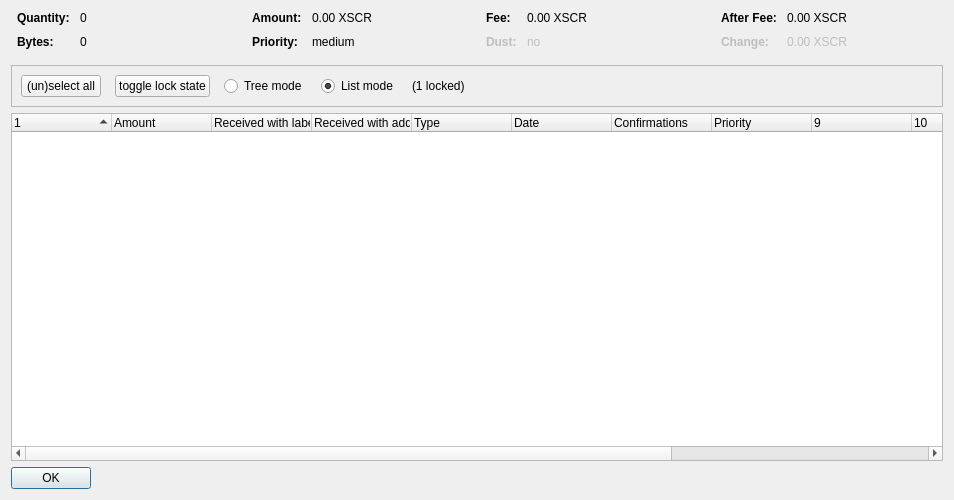
<?xml version="1.0" encoding="UTF-8"?>
<ui version="4.0">
 <class>CoinControlDialog</class>
 <widget class="QDialog" name="CoinControlDialog">
  <property name="geometry">
   <rect>
    <x>0</x>
    <y>0</y>
    <width>954</width>
    <height>500</height>
   </rect>
  </property>
  <property name="windowTitle">
   <string>Coin Selection</string>
  </property>
  <layout class="QVBoxLayout" name="verticalLayout">
   <item>
    <layout class="QHBoxLayout" name="horizontalLayoutTop" stretch="0,0,0,0">
     <property name="topMargin">
      <number>0</number>
     </property>
     <property name="bottomMargin">
      <number>10</number>
     </property>
     <item>
      <layout class="QFormLayout" name="formLayoutCoinControl1">
       <property name="horizontalSpacing">
        <number>10</number>
       </property>
       <property name="verticalSpacing">
        <number>10</number>
       </property>
       <property name="leftMargin">
        <number>6</number>
       </property>
       <property name="rightMargin">
        <number>6</number>
       </property>
       <item row="0" column="0">
        <widget class="QLabel" name="labelCoinControlQuantityText">
         <property name="font">
          <font>
           <weight>75</weight>
           <bold>true</bold>
          </font>
         </property>
         <property name="text">
          <string>Quantity:</string>
         </property>
        </widget>
       </item>
       <item row="0" column="1">
        <widget class="QLabel" name="labelCoinControlQuantity">
         <property name="cursor">
          <cursorShape>IBeamCursor</cursorShape>
         </property>
         <property name="contextMenuPolicy">
          <enum>Qt::ActionsContextMenu</enum>
         </property>
         <property name="text">
          <string notr="true">0</string>
         </property>
         <property name="textInteractionFlags">
          <set>Qt::LinksAccessibleByMouse|Qt::TextSelectableByKeyboard|Qt::TextSelectableByMouse</set>
         </property>
        </widget>
       </item>
       <item row="1" column="0">
        <widget class="QLabel" name="labelCoinControlBytesText">
         <property name="font">
          <font>
           <weight>75</weight>
           <bold>true</bold>
          </font>
         </property>
         <property name="text">
          <string>Bytes:</string>
         </property>
        </widget>
       </item>
       <item row="1" column="1">
        <widget class="QLabel" name="labelCoinControlBytes">
         <property name="cursor">
          <cursorShape>IBeamCursor</cursorShape>
         </property>
         <property name="contextMenuPolicy">
          <enum>Qt::ActionsContextMenu</enum>
         </property>
         <property name="text">
          <string notr="true">0</string>
         </property>
         <property name="textInteractionFlags">
          <set>Qt::LinksAccessibleByMouse|Qt::TextSelectableByKeyboard|Qt::TextSelectableByMouse</set>
         </property>
        </widget>
       </item>
      </layout>
     </item>
     <item>
      <layout class="QFormLayout" name="formLayoutCoinControl2">
       <property name="horizontalSpacing">
        <number>10</number>
       </property>
       <property name="verticalSpacing">
        <number>10</number>
       </property>
       <property name="leftMargin">
        <number>6</number>
       </property>
       <property name="rightMargin">
        <number>6</number>
       </property>
       <item row="0" column="0">
        <widget class="QLabel" name="labelCoinControlAmountText">
         <property name="font">
          <font>
           <weight>75</weight>
           <bold>true</bold>
          </font>
         </property>
         <property name="text">
          <string>Amount:</string>
         </property>
        </widget>
       </item>
       <item row="0" column="1">
        <widget class="QLabel" name="labelCoinControlAmount">
         <property name="cursor">
          <cursorShape>IBeamCursor</cursorShape>
         </property>
         <property name="contextMenuPolicy">
          <enum>Qt::ActionsContextMenu</enum>
         </property>
         <property name="text">
          <string notr="true">0.00 XSCR</string>
         </property>
         <property name="textInteractionFlags">
          <set>Qt::LinksAccessibleByMouse|Qt::TextSelectableByKeyboard|Qt::TextSelectableByMouse</set>
         </property>
        </widget>
       </item>
       <item row="1" column="0">
        <widget class="QLabel" name="labelCoinControlPriorityText">
         <property name="font">
          <font>
           <weight>75</weight>
           <bold>true</bold>
          </font>
         </property>
         <property name="text">
          <string>Priority:</string>
         </property>
        </widget>
       </item>
       <item row="1" column="1">
        <widget class="QLabel" name="labelCoinControlPriority">
         <property name="cursor">
          <cursorShape>IBeamCursor</cursorShape>
         </property>
         <property name="contextMenuPolicy">
          <enum>Qt::ActionsContextMenu</enum>
         </property>
         <property name="text">
          <string>medium</string>
         </property>
         <property name="textInteractionFlags">
          <set>Qt::LinksAccessibleByMouse|Qt::TextSelectableByKeyboard|Qt::TextSelectableByMouse</set>
         </property>
        </widget>
       </item>
      </layout>
     </item>
     <item>
      <layout class="QFormLayout" name="formLayoutCoinControl3">
       <property name="horizontalSpacing">
        <number>10</number>
       </property>
       <property name="verticalSpacing">
        <number>10</number>
       </property>
       <property name="leftMargin">
        <number>6</number>
       </property>
       <property name="rightMargin">
        <number>6</number>
       </property>
       <item row="0" column="0">
        <widget class="QLabel" name="labelCoinControlFeeText">
         <property name="font">
          <font>
           <weight>75</weight>
           <bold>true</bold>
          </font>
         </property>
         <property name="text">
          <string>Fee:</string>
         </property>
        </widget>
       </item>
       <item row="0" column="1">
        <widget class="QLabel" name="labelCoinControlFee">
         <property name="cursor">
          <cursorShape>IBeamCursor</cursorShape>
         </property>
         <property name="contextMenuPolicy">
          <enum>Qt::ActionsContextMenu</enum>
         </property>
         <property name="text">
          <string notr="true">0.00 XSCR</string>
         </property>
         <property name="textInteractionFlags">
          <set>Qt::LinksAccessibleByMouse|Qt::TextSelectableByKeyboard|Qt::TextSelectableByMouse</set>
         </property>
        </widget>
       </item>
       <item row="1" column="0">
        <widget class="QLabel" name="labelCoinControlLowOutputText">
         <property name="enabled">
          <bool>false</bool>
         </property>
         <property name="font">
          <font>
           <weight>75</weight>
           <bold>true</bold>
          </font>
         </property>
         <property name="text">
          <string>Dust:</string>
         </property>
        </widget>
       </item>
       <item row="1" column="1">
        <widget class="QLabel" name="labelCoinControlLowOutput">
         <property name="enabled">
          <bool>false</bool>
         </property>
         <property name="cursor">
          <cursorShape>IBeamCursor</cursorShape>
         </property>
         <property name="contextMenuPolicy">
          <enum>Qt::ActionsContextMenu</enum>
         </property>
         <property name="text">
          <string>no</string>
         </property>
         <property name="textInteractionFlags">
          <set>Qt::LinksAccessibleByMouse|Qt::TextSelectableByKeyboard|Qt::TextSelectableByMouse</set>
         </property>
        </widget>
       </item>
      </layout>
     </item>
     <item>
      <layout class="QFormLayout" name="formLayoutCoinControl4">
       <property name="horizontalSpacing">
        <number>10</number>
       </property>
       <property name="verticalSpacing">
        <number>10</number>
       </property>
       <property name="leftMargin">
        <number>6</number>
       </property>
       <property name="rightMargin">
        <number>6</number>
       </property>
       <item row="0" column="0">
        <widget class="QLabel" name="labelCoinControlAfterFeeText">
         <property name="font">
          <font>
           <weight>75</weight>
           <bold>true</bold>
          </font>
         </property>
         <property name="text">
          <string>After Fee:</string>
         </property>
        </widget>
       </item>
       <item row="0" column="1">
        <widget class="QLabel" name="labelCoinControlAfterFee">
         <property name="cursor">
          <cursorShape>IBeamCursor</cursorShape>
         </property>
         <property name="contextMenuPolicy">
          <enum>Qt::ActionsContextMenu</enum>
         </property>
         <property name="text">
          <string notr="true">0.00 XSCR</string>
         </property>
         <property name="textInteractionFlags">
          <set>Qt::LinksAccessibleByMouse|Qt::TextSelectableByKeyboard|Qt::TextSelectableByMouse</set>
         </property>
        </widget>
       </item>
       <item row="1" column="0">
        <widget class="QLabel" name="labelCoinControlChangeText">
         <property name="enabled">
          <bool>false</bool>
         </property>
         <property name="font">
          <font>
           <weight>75</weight>
           <bold>true</bold>
          </font>
         </property>
         <property name="text">
          <string>Change:</string>
         </property>
        </widget>
       </item>
       <item row="1" column="1">
        <widget class="QLabel" name="labelCoinControlChange">
         <property name="enabled">
          <bool>false</bool>
         </property>
         <property name="cursor">
          <cursorShape>IBeamCursor</cursorShape>
         </property>
         <property name="contextMenuPolicy">
          <enum>Qt::ActionsContextMenu</enum>
         </property>
         <property name="text">
          <string notr="true">0.00 XSCR</string>
         </property>
         <property name="textInteractionFlags">
          <set>Qt::LinksAccessibleByMouse|Qt::TextSelectableByKeyboard|Qt::TextSelectableByMouse</set>
         </property>
        </widget>
       </item>
      </layout>
     </item>
    </layout>
   </item>
   <item>
    <widget class="QFrame" name="frame">
     <property name="minimumSize">
      <size>
       <width>0</width>
       <height>40</height>
      </size>
     </property>
     <property name="frameShape">
      <enum>QFrame::StyledPanel</enum>
     </property>
     <property name="frameShadow">
      <enum>QFrame::Sunken</enum>
     </property>
     <layout class="QHBoxLayout" name="horizontalLayout">
      <item>
       <layout class="QHBoxLayout" name="horizontalLayoutPanel" stretch="0,0,0,0,0,0">
        <property name="spacing">
         <number>14</number>
        </property>
        <item>
         <widget class="QPushButton" name="pushButtonSelectAll">
          <property name="sizePolicy">
           <sizepolicy hsizetype="Maximum" vsizetype="Fixed">
            <horstretch>0</horstretch>
            <verstretch>0</verstretch>
           </sizepolicy>
          </property>
          <property name="text">
           <string>(un)select all</string>
          </property>
          <property name="autoDefault">
           <bool>false</bool>
          </property>
         </widget>
        </item>
        <item>
         <widget class="QPushButton" name="pushButtonToggleLock">
          <property name="sizePolicy">
           <sizepolicy hsizetype="Maximum" vsizetype="Fixed">
            <horstretch>0</horstretch>
            <verstretch>0</verstretch>
           </sizepolicy>
          </property>
          <property name="text">
           <string>toggle lock state</string>
          </property>
          <property name="autoDefault">
           <bool>false</bool>
          </property>
         </widget>
        </item>
        <item>
         <widget class="QRadioButton" name="radioTreeMode">
          <property name="sizePolicy">
           <sizepolicy hsizetype="Maximum" vsizetype="Fixed">
            <horstretch>0</horstretch>
            <verstretch>0</verstretch>
           </sizepolicy>
          </property>
          <property name="text">
           <string>Tree mode</string>
          </property>
         </widget>
        </item>
        <item>
         <widget class="QRadioButton" name="radioListMode">
          <property name="sizePolicy">
           <sizepolicy hsizetype="Maximum" vsizetype="Fixed">
            <horstretch>0</horstretch>
            <verstretch>0</verstretch>
           </sizepolicy>
          </property>
          <property name="text">
           <string>List mode</string>
          </property>
          <property name="checked">
           <bool>true</bool>
          </property>
         </widget>
        </item>
        <item>
         <widget class="QLabel" name="labelLocked">
          <property name="text">
           <string>(1 locked)</string>
          </property>
         </widget>
        </item>
        <item>
         <spacer name="horizontalSpacer">
          <property name="orientation">
           <enum>Qt::Horizontal</enum>
          </property>
          <property name="sizeHint" stdset="0">
           <size>
            <width>40</width>
            <height>20</height>
           </size>
          </property>
         </spacer>
        </item>
       </layout>
      </item>
     </layout>
    </widget>
   </item>
   <item>
    <widget class="CoinControlTreeWidget" name="treeWidget">
     <property name="contextMenuPolicy">
      <enum>Qt::CustomContextMenu</enum>
     </property>
     <property name="sortingEnabled">
      <bool>false</bool>
     </property>
     <property name="columnCount">
      <number>13</number>
     </property>
     <attribute name="headerShowSortIndicator" stdset="0">
      <bool>true</bool>
     </attribute>
     <attribute name="headerStretchLastSection">
      <bool>false</bool>
     </attribute>
     <column>
      <property name="text">
       <string/>
      </property>
     </column>
     <column>
      <property name="text">
       <string>Amount</string>
      </property>
     </column>
     <column>
      <property name="text">
       <string>Received with label</string>
      </property>
     </column>
     <column>
      <property name="text">
       <string>Received with address</string>
      </property>
     </column>
     <column>
      <property name="text">
       <string>Type</string>
      </property>
     </column>
     <column>
      <property name="text">
       <string>Date</string>
      </property>
     </column>
     <column>
      <property name="text">
       <string>Confirmations</string>
      </property>
      <property name="toolTip">
       <string>Confirmed</string>
      </property>
     </column>
     <column>
      <property name="text">
       <string>Priority</string>
      </property>
     </column>
     <column>
      <property name="text">
       <string/>
      </property>
     </column>
     <column>
      <property name="text">
       <string/>
      </property>
     </column>
     <column>
      <property name="text">
       <string/>
      </property>
     </column>
     <column>
      <property name="text">
       <string/>
      </property>
     </column>
     <column>
      <property name="text">
       <string/>
      </property>
     </column>
    </widget>
   </item>
   <item>
    <widget class="QDialogButtonBox" name="buttonBox">
     <property name="sizePolicy">
      <sizepolicy hsizetype="Maximum" vsizetype="Fixed">
       <horstretch>0</horstretch>
       <verstretch>0</verstretch>
      </sizepolicy>
     </property>
     <property name="orientation">
      <enum>Qt::Horizontal</enum>
     </property>
     <property name="standardButtons">
      <set>QDialogButtonBox::Ok</set>
     </property>
    </widget>
   </item>
  </layout>
 </widget>
 <customwidgets>
  <customwidget>
   <class>CoinControlTreeWidget</class>
   <extends>QTreeWidget</extends>
   <header>coincontroltreewidget.h</header>
  </customwidget>
 </customwidgets>
 <resources/>
 <connections/>
</ui>
